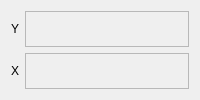
          <widget class="QWidget" name="tab_9">
           <attribute name="title">
            <string>Projection</string>
           </attribute>
           <layout class="QGridLayout" name="gridLayout_19">
            <item row="1" column="1">
             <widget class="QFrame" name="f_proj_x">
              <property name="sizePolicy">
               <sizepolicy hsizetype="Expanding" vsizetype="Preferred">
                <horstretch>0</horstretch>
                <verstretch>0</verstretch>
               </sizepolicy>
              </property>
              <property name="autoFillBackground">
               <bool>true</bool>
              </property>
              <property name="frameShape">
               <enum>QFrame::StyledPanel</enum>
              </property>
              <property name="frameShadow">
               <enum>QFrame::Raised</enum>
              </property>
             </widget>
            </item>
            <item row="0" column="1">
             <widget class="QFrame" name="f_proj_y">
              <property name="sizePolicy">
               <sizepolicy hsizetype="Expanding" vsizetype="Preferred">
                <horstretch>0</horstretch>
                <verstretch>0</verstretch>
               </sizepolicy>
              </property>
              <property name="autoFillBackground">
               <bool>true</bool>
              </property>
              <property name="frameShape">
               <enum>QFrame::StyledPanel</enum>
              </property>
              <property name="frameShadow">
               <enum>QFrame::Raised</enum>
              </property>
             </widget>
            </item>
            <item row="0" column="0">
             <widget class="QLabel" name="label_42">
              <property name="sizePolicy">
               <sizepolicy hsizetype="Minimum" vsizetype="Preferred">
                <horstretch>0</horstretch>
                <verstretch>0</verstretch>
               </sizepolicy>
              </property>
              <property name="text">
               <string>Y</string>
              </property>
             </widget>
            </item>
            <item row="1" column="0">
             <widget class="QLabel" name="label_45">
              <property name="sizePolicy">
               <sizepolicy hsizetype="Minimum" vsizetype="Preferred">
                <horstretch>0</horstretch>
                <verstretch>0</verstretch>
               </sizepolicy>
              </property>
              <property name="text">
               <string>X</string>
              </property>
             </widget>
            </item>
           </layout>
          </widget>
